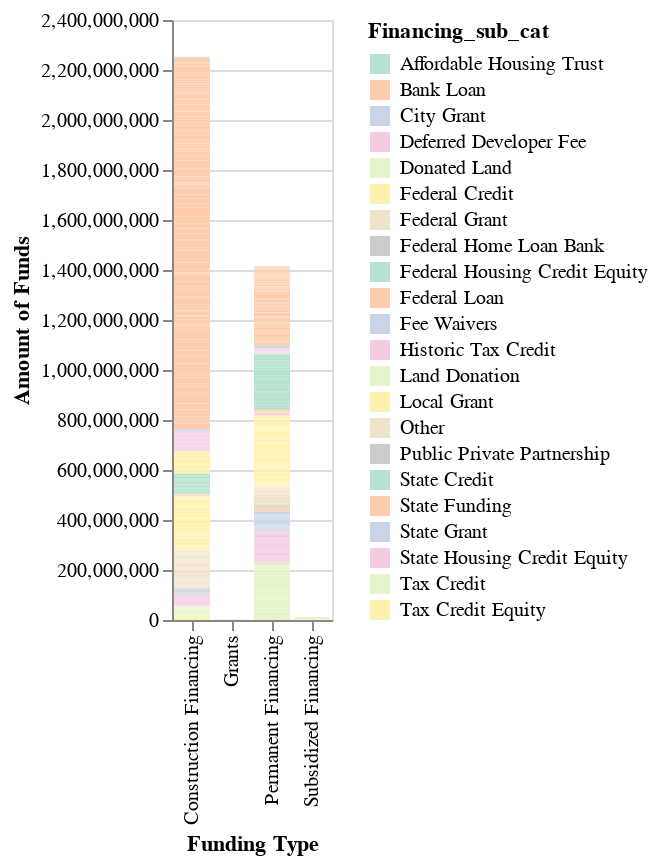

Write notebook code for a chart like this one.
### Markdown cell above
Differences between perm and construction financing

### Code cell
alt.Chart(financing).mark_bar().encode(
    x='Funding Type',
    y='Amount of Funds',
    color=alt.Color('Financing_sub_cat', scale=alt.Scale(scheme="pastel2")),
    tooltip=['Financing_sub_cat']
    
)

### Figure 1 — Vega-Lite specification as saved in the notebook (floating-point values rounded to 4 significant figures; data arrays with more than 128 entries replaced by an {"elided": "..."} marker saying what was removed)
{"config": {"view": {"continuousWidth": 400, "continuousHeight": 300}}, "data": {"name": "data-069231f3f8cfc5500726e50a5d65660c"}, "mark": "bar", "encoding": {"color": {"type": "nominal", "field": "Financing_sub_cat", "scale": {"scheme": "pastel2"}}, "tooltip": [{"type": "nominal", "field": "Financing_sub_cat"}], "x": {"type": "nominal", "field": "Funding Type"}, "y": {"type": "quantitative", "field": "Amount of Funds"}}, "$schema": "https://vega.github.io/schema/vega-lite/v4.0.2.json", "datasets": {"data-069231f3f8cfc5500726e50a5d65660c": {"elided": "1228 records"}}}
